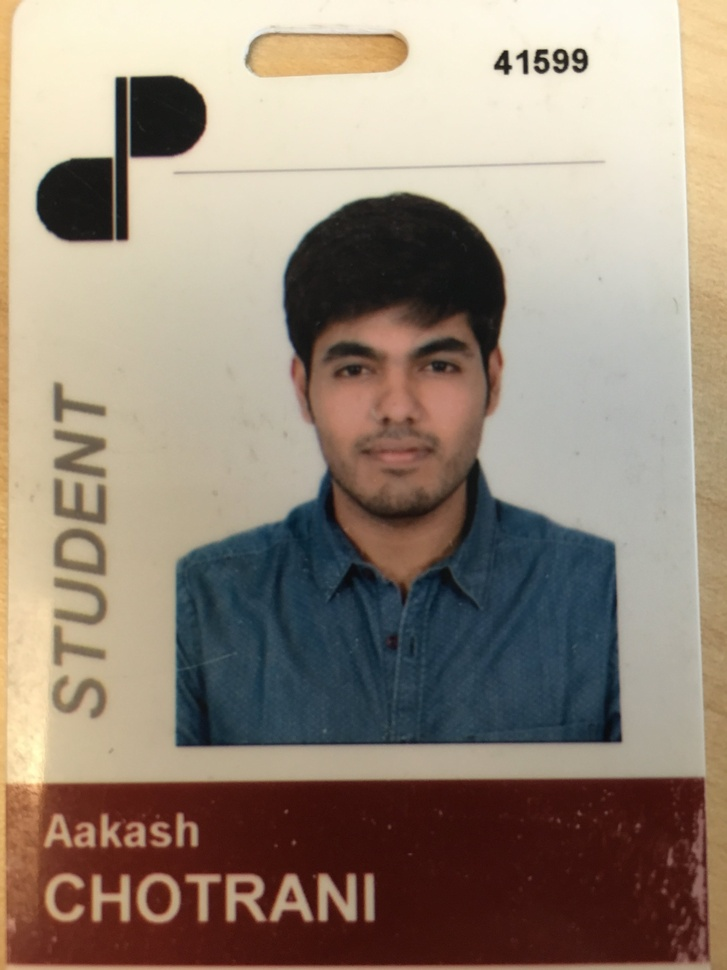
#> input picture FaceRecognitionImages/Aakash/Aakash.JPG, 727 x 970 px, shrunk from 2268 x 3024 before the run, found by its file name
$ python ROI.py
#> lines starting #> are read from the running program, lines starting #| are printed output that depends on the picture; after the words box and inside, x2 and y2 are one past the last pixel; in counts of white or black regions, pixels touching at a corner belong together
# -*- coding: utf-8 -*-
"""
Created on Thu Mar  1 17:03:42 2018

@author: aakash.chotrani
"""

import cv2
import numpy as np


img = cv2.imread('Aakash.jpg',cv2.IMREAD_COLOR)
#> img is the input picture: shape (970, 727, 3); mean B, G, R 119.7, 134.2, 148.6

#ROI: Region of an image
roi = img[100:150,100:150]
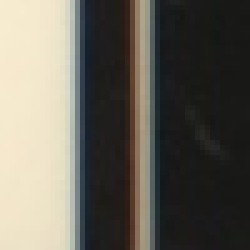
#> roi: shape (50, 50, 3) (shown 5 times larger); mean B, G, R 89.2, 98.8, 102.3
print(roi)
#> (printed output is left out)

img[100:150,100:150] = [255,0,255]
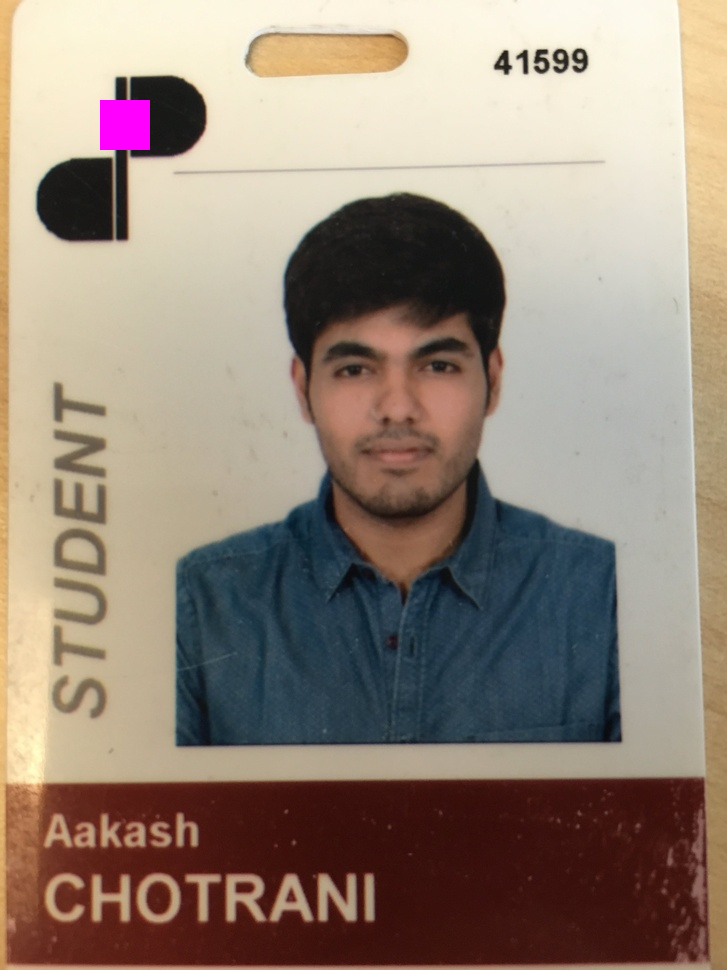
#> img: shape (970, 727, 3); 0.35% of pixels changed, all inside (x1, y1, x2, y2) = (100, 100, 150, 150)

cv2.imshow('image',img)
cv2.waitKey(0)
cv2.destroyAllWindows()

$ run again, with FaceRecognitionImages/Aakash/Person002.jpg copied over FaceRecognitionImages/Aakash/Aakash.JPG
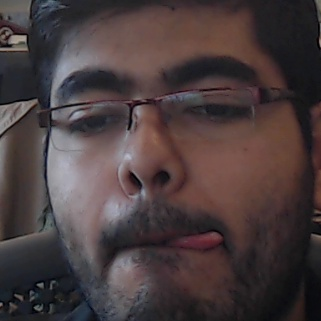
#> input picture FaceRecognitionImages/Aakash/Person002.jpg, 321 x 321 px, found by its file name
#> img is the input picture: shape (321, 321, 3); mean B, G, R 61.7, 60.7, 73.2
#> `roi = img[100:150,100:150]`:
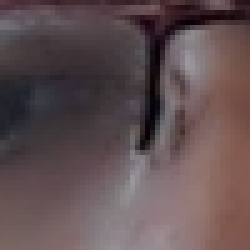
#> roi: shape (50, 50, 3) (shown 5 times larger); mean B, G, R 81.7, 79.7, 96.7
#> (printed output is left out)
#> `img[100:150,100:150] = [255,0,255]`:
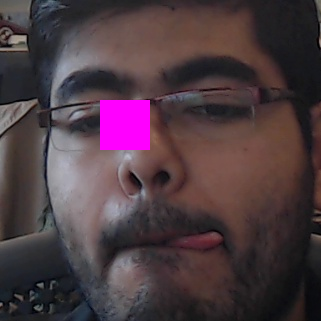
#> img: shape (321, 321, 3); 2.43% of pixels changed, all inside (x1, y1, x2, y2) = (100, 100, 150, 150)
